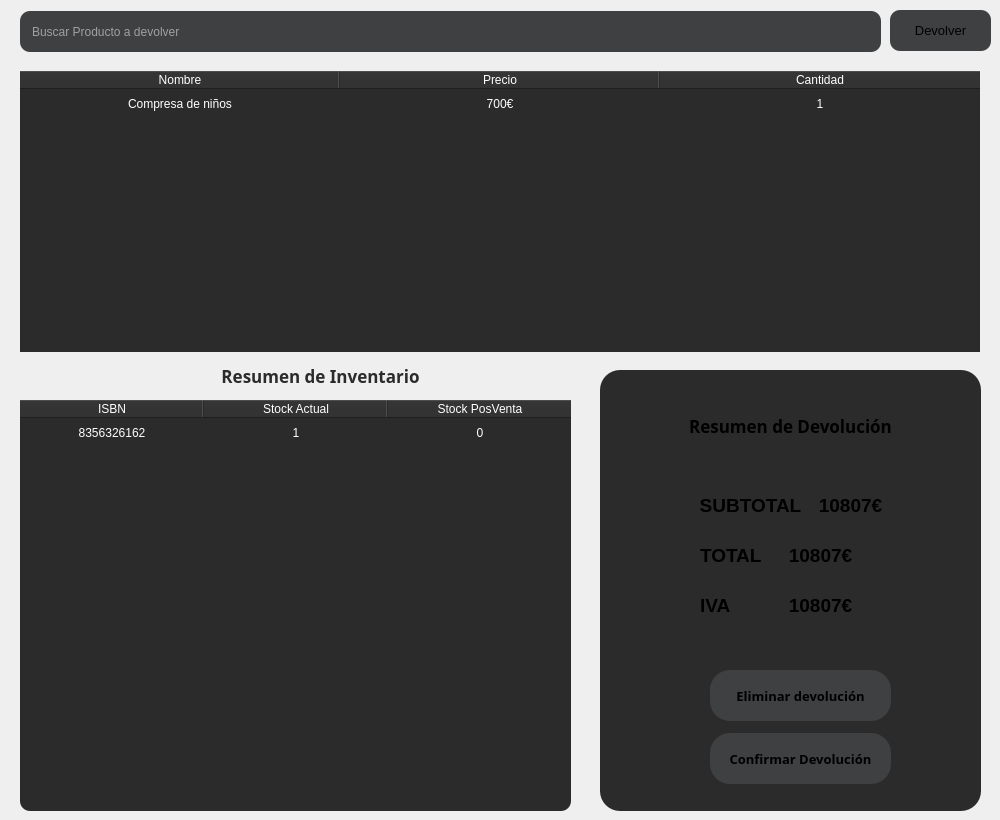
     <widget class="QWidget" name="devolver">
      <widget class="QWidget" name="widget_6" native="true">
       <property name="geometry">
        <rect>
         <x>600</x>
         <y>370</y>
         <width>381</width>
         <height>441</height>
        </rect>
       </property>
       <property name="styleSheet">
        <string notr="true">background-color: #2b2b2b;
border-radius: 20px;</string>
       </property>
       <widget class="QLabel" name="label_21">
        <property name="geometry">
         <rect>
          <x>20</x>
          <y>40</y>
          <width>341</width>
          <height>31</height>
         </rect>
        </property>
        <property name="font">
         <font>
          <family>Rockwell</family>
          <pointsize>13</pointsize>
          <bold>true</bold>
         </font>
        </property>
        <property name="styleSheet">
         <string notr="true">background-color: transparent;</string>
        </property>
        <property name="text">
         <string>Resumen de Devolución</string>
        </property>
        <property name="alignment">
         <set>Qt::AlignCenter</set>
        </property>
       </widget>
       <widget class="QLabel" name="label_22">
        <property name="geometry">
         <rect>
          <x>100</x>
          <y>120</y>
          <width>101</width>
          <height>31</height>
         </rect>
        </property>
        <property name="font">
         <font>
          <family>Cantarell</family>
          <pointsize>14</pointsize>
          <bold>true</bold>
         </font>
        </property>
        <property name="styleSheet">
         <string notr="true">background-color: transparent;</string>
        </property>
        <property name="text">
         <string>SUBTOTAL</string>
        </property>
        <property name="alignment">
         <set>Qt::AlignCenter</set>
        </property>
       </widget>
       <widget class="QLabel" name="label_23">
        <property name="geometry">
         <rect>
          <x>100</x>
          <y>170</y>
          <width>61</width>
          <height>31</height>
         </rect>
        </property>
        <property name="font">
         <font>
          <family>Cantarell</family>
          <pointsize>14</pointsize>
          <bold>true</bold>
         </font>
        </property>
        <property name="styleSheet">
         <string notr="true">background-color: transparent;</string>
        </property>
        <property name="text">
         <string>TOTAL</string>
        </property>
        <property name="alignment">
         <set>Qt::AlignLeading|Qt::AlignLeft|Qt::AlignVCenter</set>
        </property>
       </widget>
       <widget class="QLabel" name="label_24">
        <property name="geometry">
         <rect>
          <x>200</x>
          <y>120</y>
          <width>101</width>
          <height>31</height>
         </rect>
        </property>
        <property name="font">
         <font>
          <family>Cantarell</family>
          <pointsize>14</pointsize>
          <bold>true</bold>
         </font>
        </property>
        <property name="styleSheet">
         <string notr="true">background-color: transparent;</string>
        </property>
        <property name="text">
         <string>10807€</string>
        </property>
        <property name="alignment">
         <set>Qt::AlignCenter</set>
        </property>
       </widget>
       <widget class="QLabel" name="label_25">
        <property name="geometry">
         <rect>
          <x>170</x>
          <y>170</y>
          <width>101</width>
          <height>31</height>
         </rect>
        </property>
        <property name="font">
         <font>
          <family>Cantarell</family>
          <pointsize>14</pointsize>
          <bold>true</bold>
         </font>
        </property>
        <property name="styleSheet">
         <string notr="true">background-color: transparent;</string>
        </property>
        <property name="text">
         <string>10807€</string>
        </property>
        <property name="alignment">
         <set>Qt::AlignCenter</set>
        </property>
       </widget>
       <widget class="QPushButton" name="pushButton_14">
        <property name="geometry">
         <rect>
          <x>110</x>
          <y>363</y>
          <width>181</width>
          <height>51</height>
         </rect>
        </property>
        <property name="font">
         <font>
          <family>Rockwell</family>
          <pointsize>10</pointsize>
          <bold>true</bold>
         </font>
        </property>
        <property name="styleSheet">
         <string notr="true">background-color: #3f4042;</string>
        </property>
        <property name="text">
         <string>Confirmar Devolución</string>
        </property>
       </widget>
       <widget class="QPushButton" name="pushButton_16">
        <property name="geometry">
         <rect>
          <x>110</x>
          <y>300</y>
          <width>181</width>
          <height>51</height>
         </rect>
        </property>
        <property name="font">
         <font>
          <family>Rockwell</family>
          <pointsize>10</pointsize>
          <bold>true</bold>
         </font>
        </property>
        <property name="styleSheet">
         <string notr="true">background-color: #3f4042;</string>
        </property>
        <property name="text">
         <string>Eliminar devolución</string>
        </property>
       </widget>
       <widget class="QLabel" name="label_28">
        <property name="geometry">
         <rect>
          <x>170</x>
          <y>220</y>
          <width>101</width>
          <height>31</height>
         </rect>
        </property>
        <property name="font">
         <font>
          <family>Cantarell</family>
          <pointsize>14</pointsize>
          <bold>true</bold>
         </font>
        </property>
        <property name="styleSheet">
         <string notr="true">background-color: transparent;</string>
        </property>
        <property name="text">
         <string>10807€</string>
        </property>
        <property name="alignment">
         <set>Qt::AlignCenter</set>
        </property>
       </widget>
       <widget class="QLabel" name="label_29">
        <property name="geometry">
         <rect>
          <x>100</x>
          <y>220</y>
          <width>61</width>
          <height>31</height>
         </rect>
        </property>
        <property name="font">
         <font>
          <family>Cantarell</family>
          <pointsize>14</pointsize>
          <bold>true</bold>
         </font>
        </property>
        <property name="styleSheet">
         <string notr="true">background-color: transparent;</string>
        </property>
        <property name="text">
         <string>IVA</string>
        </property>
        <property name="alignment">
         <set>Qt::AlignLeading|Qt::AlignLeft|Qt::AlignVCenter</set>
        </property>
       </widget>
      </widget>
      <widget class="QLabel" name="label_15">
       <property name="geometry">
        <rect>
         <x>210</x>
         <y>360</y>
         <width>221</width>
         <height>31</height>
        </rect>
       </property>
       <property name="font">
        <font>
         <family>Rockwell</family>
         <pointsize>13</pointsize>
         <bold>true</bold>
        </font>
       </property>
       <property name="styleSheet">
        <string notr="true">background-color: transparent;
color: #2b2b2b;</string>
       </property>
       <property name="text">
        <string>Resumen de Inventario</string>
       </property>
       <property name="alignment">
        <set>Qt::AlignCenter</set>
       </property>
      </widget>
      <widget class="QTableWidget" name="tableWidget_4">
       <property name="geometry">
        <rect>
         <x>20</x>
         <y>400</y>
         <width>551</width>
         <height>411</height>
        </rect>
       </property>
       <property name="styleSheet">
        <string notr="true">QTableWidget {
    background-color: #2b2b2b;
	border-radius: 10px;
    color: white;
}

QTableWidget QHeaderView::section {
    background-color: #2b2b2b;
    color: white;
}

QTableWidget::item {
    background-color: transparent;
    color: white;
}
QScrollBar:vertical,
QScrollBar:horizontal {
    background-color: #2b2b2b;  /* Color del scrollbar */  /* Borde del scrollbar */
}

QScrollBar::handle:vertical,
QScrollBar::handle:horizontal {
    background-color: #3f4042;  /* Color del área desplazable */
}

QScrollBar::add-line:vertical,
QScrollBar::sub-line:vertical,
QScrollBar::add-line:horizontal,
QScrollBar::sub-line:horizontal {
    background-color: #2b2b2b;  /* Color de las áreas de botones (arriba/abajo o izquierda/derecha) */
}</string>
       </property>
       <property name="verticalScrollBarPolicy">
        <enum>Qt::ScrollBarAlwaysOff</enum>
       </property>
       <property name="horizontalScrollBarPolicy">
        <enum>Qt::ScrollBarAlwaysOff</enum>
       </property>
       <property name="showDropIndicator" stdset="0">
        <bool>true</bool>
       </property>
       <property name="selectionMode">
        <enum>QAbstractItemView::NoSelection</enum>
       </property>
       <property name="horizontalScrollMode">
        <enum>QAbstractItemView::ScrollPerItem</enum>
       </property>
       <property name="showGrid">
        <bool>false</bool>
       </property>
       <property name="rowCount">
        <number>38</number>
       </property>
       <attribute name="horizontalHeaderDefaultSectionSize">
        <number>184</number>
       </attribute>
       <attribute name="horizontalHeaderShowSortIndicator" stdset="0">
        <bool>false</bool>
       </attribute>
       <attribute name="verticalHeaderVisible">
        <bool>false</bool>
       </attribute>
       <attribute name="verticalHeaderShowSortIndicator" stdset="0">
        <bool>false</bool>
       </attribute>
       <row/>
       <row/>
       <row/>
       <row/>
       <row/>
       <row/>
       <row/>
       <row/>
       <row/>
       <row/>
       <row/>
       <row/>
       <row/>
       <row/>
       <row/>
       <row/>
       <row/>
       <row/>
       <row/>
       <row/>
       <row/>
       <row/>
       <row/>
       <row/>
       <row/>
       <row/>
       <row/>
       <row/>
       <row/>
       <row/>
       <row/>
       <row/>
       <row/>
       <row/>
       <row/>
       <row/>
       <row/>
       <row/>
       <column>
        <property name="text">
         <string>ISBN</string>
        </property>
       </column>
       <column>
        <property name="text">
         <string>Stock Actual</string>
        </property>
       </column>
       <column>
        <property name="text">
         <string>Stock PosVenta</string>
        </property>
       </column>
       <item row="0" column="0">
        <property name="text">
         <string>8356326162</string>
        </property>
        <property name="font">
         <font>
          <bold>false</bold>
         </font>
        </property>
        <property name="textAlignment">
         <set>AlignCenter</set>
        </property>
       </item>
       <item row="0" column="1">
        <property name="text">
         <string>1</string>
        </property>
        <property name="textAlignment">
         <set>AlignCenter</set>
        </property>
       </item>
       <item row="0" column="2">
        <property name="text">
         <string>0</string>
        </property>
        <property name="textAlignment">
         <set>AlignCenter</set>
        </property>
       </item>
      </widget>
      <widget class="QPushButton" name="pushButton_10">
       <property name="geometry">
        <rect>
         <x>890</x>
         <y>10</y>
         <width>101</width>
         <height>41</height>
        </rect>
       </property>
       <property name="font">
        <font>
         <family>Cantarell</family>
         <pointsize>10</pointsize>
         <bold>false</bold>
        </font>
       </property>
       <property name="styleSheet">
        <string notr="true">background-color: #3f4042;
border-radius: 10px;</string>
       </property>
       <property name="text">
        <string>Devolver</string>
       </property>
       <property name="shortcut">
        <string>Return</string>
       </property>
      </widget>
      <widget class="QLineEdit" name="lineEdit_3">
       <property name="geometry">
        <rect>
         <x>20</x>
         <y>11</y>
         <width>861</width>
         <height>41</height>
        </rect>
       </property>
       <property name="styleSheet">
        <string notr="true">background-color: #3f4042;
color: #ffffff;
border-radius: 10px;
padding: 10px;</string>
       </property>
       <property name="text">
        <string/>
       </property>
       <property name="maxLength">
        <number>13</number>
       </property>
       <property name="placeholderText">
        <string>Buscar Producto a devolver</string>
       </property>
      </widget>
      <widget class="QTableWidget" name="tableWidget_3">
       <property name="geometry">
        <rect>
         <x>20</x>
         <y>71</y>
         <width>960</width>
         <height>281</height>
        </rect>
       </property>
       <property name="styleSheet">
        <string notr="true">QTableWidget {
    background-color: #2b2b2b;
	border-radius: 0px;
    color: white;
}

QTableWidget QHeaderView::section {
    background-color: #2b2b2b;
    color: white;
}

QTableWidget::item {
    background-color: transparent;
    color: white;
}
QScrollBar:vertical,
QScrollBar:horizontal {
    background-color: #2b2b2b;  /* Color del scrollbar */  /* Borde del scrollbar */
}

QScrollBar::handle:vertical,
QScrollBar::handle:horizontal {
    background-color: #3f4042;  /* Color del área desplazable */
}

QScrollBar::add-line:vertical,
QScrollBar::sub-line:vertical,
QScrollBar::add-line:horizontal,
QScrollBar::sub-line:horizontal {
    background-color: #2b2b2b;  /* Color de las áreas de botones (arriba/abajo o izquierda/derecha) */
}</string>
       </property>
       <property name="verticalScrollBarPolicy">
        <enum>Qt::ScrollBarAlwaysOff</enum>
       </property>
       <property name="horizontalScrollBarPolicy">
        <enum>Qt::ScrollBarAlwaysOff</enum>
       </property>
       <property name="showDropIndicator" stdset="0">
        <bool>true</bool>
       </property>
       <property name="selectionMode">
        <enum>QAbstractItemView::NoSelection</enum>
       </property>
       <property name="horizontalScrollMode">
        <enum>QAbstractItemView::ScrollPerItem</enum>
       </property>
       <property name="showGrid">
        <bool>false</bool>
       </property>
       <property name="rowCount">
        <number>38</number>
       </property>
       <attribute name="horizontalHeaderDefaultSectionSize">
        <number>320</number>
       </attribute>
       <attribute name="horizontalHeaderShowSortIndicator" stdset="0">
        <bool>false</bool>
       </attribute>
       <attribute name="verticalHeaderVisible">
        <bool>false</bool>
       </attribute>
       <attribute name="verticalHeaderShowSortIndicator" stdset="0">
        <bool>false</bool>
       </attribute>
       <row/>
       <row/>
       <row/>
       <row/>
       <row/>
       <row/>
       <row/>
       <row/>
       <row/>
       <row/>
       <row/>
       <row/>
       <row/>
       <row/>
       <row/>
       <row/>
       <row/>
       <row/>
       <row/>
       <row/>
       <row/>
       <row/>
       <row/>
       <row/>
       <row/>
       <row/>
       <row/>
       <row/>
       <row/>
       <row/>
       <row/>
       <row/>
       <row/>
       <row/>
       <row/>
       <row/>
       <row/>
       <row/>
       <column>
        <property name="text">
         <string>Nombre</string>
        </property>
       </column>
       <column>
        <property name="text">
         <string>Precio</string>
        </property>
       </column>
       <column>
        <property name="text">
         <string>Cantidad</string>
        </property>
       </column>
       <item row="0" column="0">
        <property name="text">
         <string>Compresa de niños</string>
        </property>
        <property name="textAlignment">
         <set>AlignCenter</set>
        </property>
       </item>
       <item row="0" column="1">
        <property name="text">
         <string>700€</string>
        </property>
        <property name="textAlignment">
         <set>AlignCenter</set>
        </property>
       </item>
       <item row="0" column="2">
        <property name="text">
         <string>1</string>
        </property>
        <property name="textAlignment">
         <set>AlignCenter</set>
        </property>
       </item>
      </widget>
     </widget>
